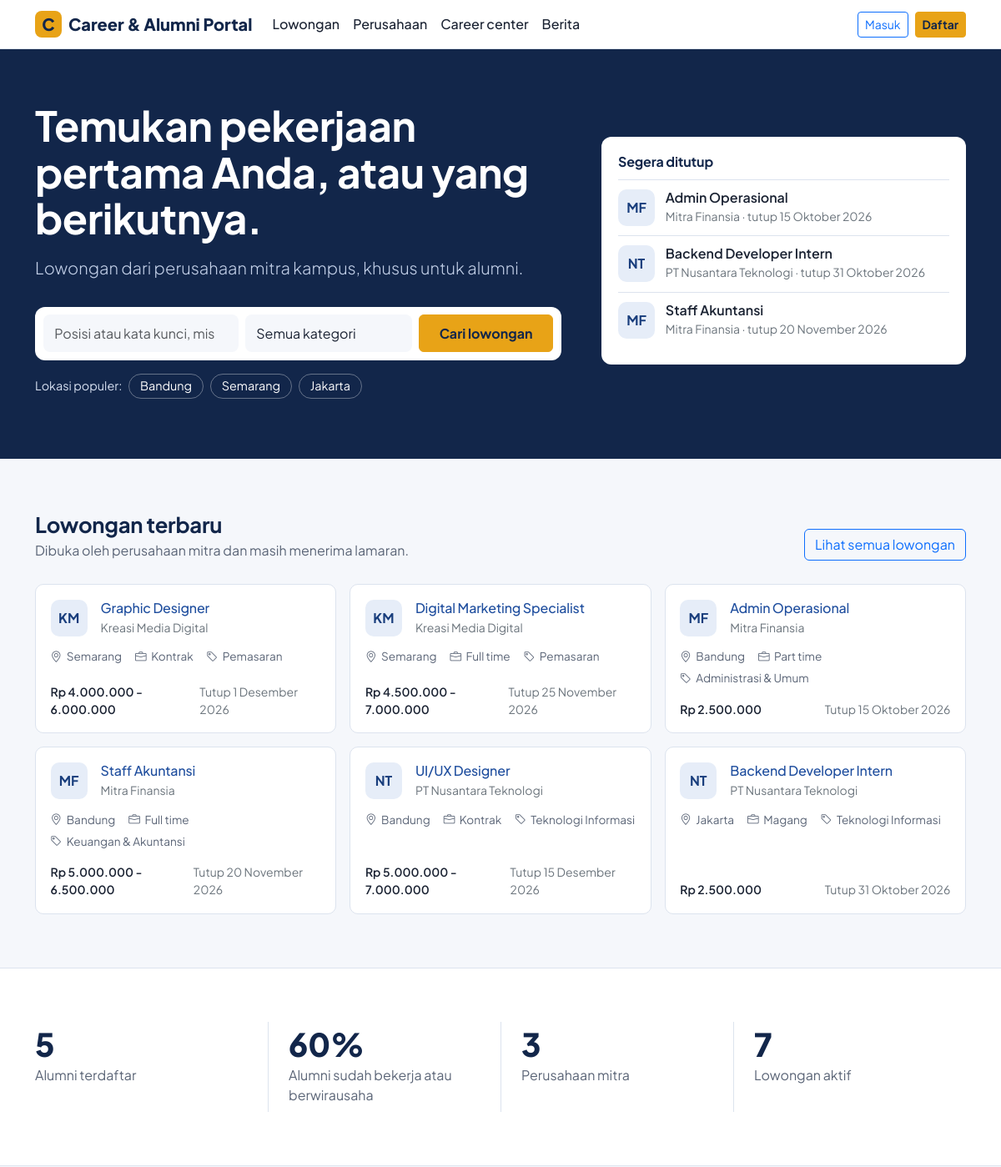
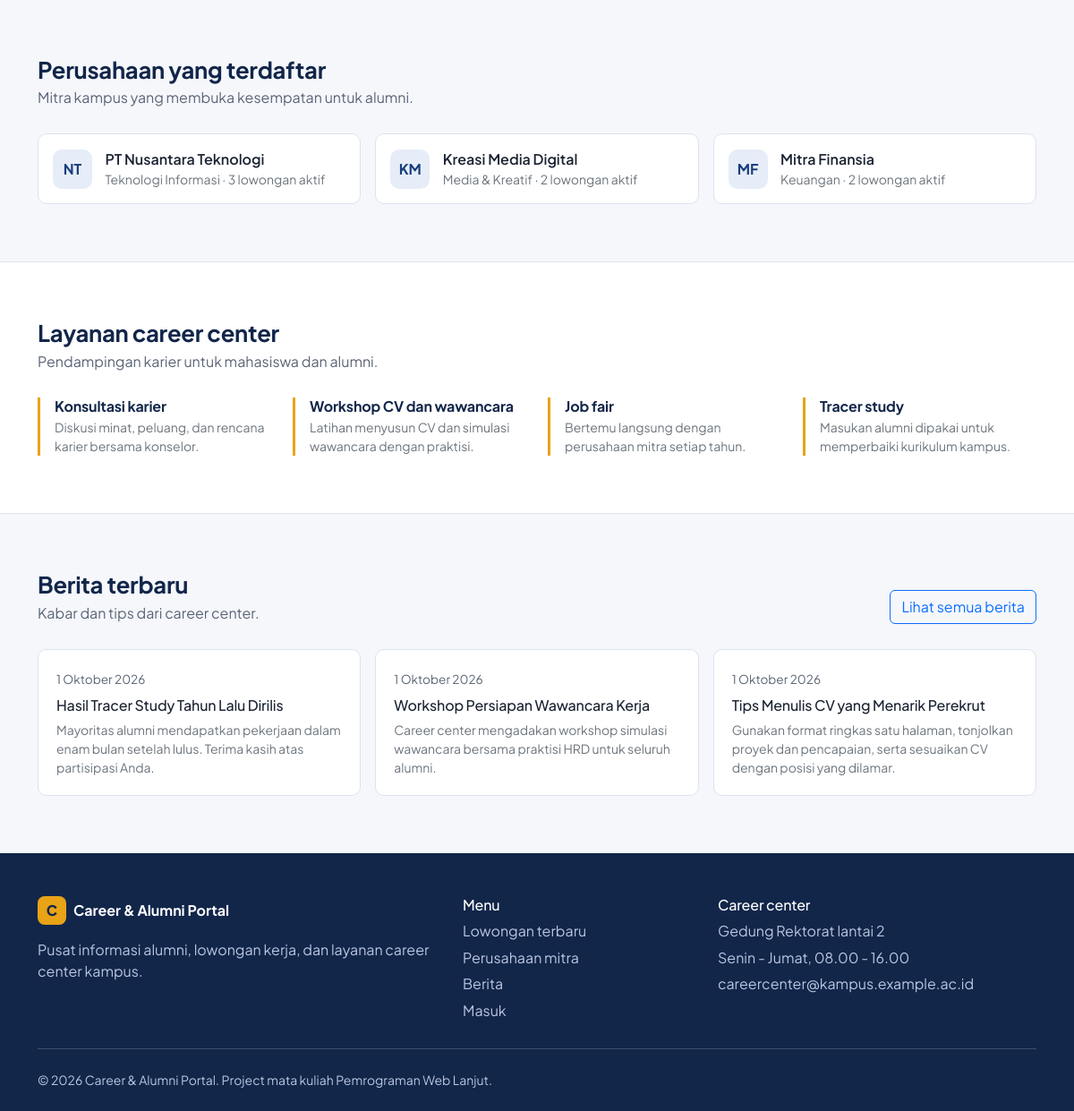
The page / on the database its author committed (2 pictures, top to bottom).
### tables this page shows
CREATE TABLE jobs (
  id INT UNSIGNED AUTO_INCREMENT PRIMARY KEY,
  company_id INT UNSIGNED NOT NULL,
  category_id INT UNSIGNED NOT NULL,
  title VARCHAR(150) NOT NULL,
  description TEXT NOT NULL,
  requirements TEXT NOT NULL,
  location VARCHAR(100) NOT NULL,
  job_type ENUM('full-time','part-time','internship','contract') NOT NULL,
  salary VARCHAR(100) NULL,
  deadline DATE NOT NULL,
  status ENUM('open','closed') NOT NULL DEFAULT 'open',
  created_at TIMESTAMP NOT NULL DEFAULT CURRENT_TIMESTAMP,
  updated_at TIMESTAMP NOT NULL DEFAULT CURRENT_TIMESTAMP ON UPDATE CURRENT_TIMESTAMP,
  CONSTRAINT fk_jobs_company FOREIGN KEY (company_id) REFERENCES companies(id) ON DELETE CASCADE,
  CONSTRAINT fk_jobs_category FOREIGN KEY (category_id) REFERENCES job_categories(id) ON DELETE RESTRICT,
  INDEX idx_jobs_location (location),
  INDEX idx_jobs_type (job_type),
  INDEX idx_jobs_status_deadline (status, deadline)
);

CREATE TABLE companies (
  id INT UNSIGNED AUTO_INCREMENT PRIMARY KEY,
  user_id INT UNSIGNED NOT NULL UNIQUE,
  name VARCHAR(150) NOT NULL,
  email VARCHAR(150) NULL,
  phone VARCHAR(20) NULL,
  address TEXT NULL,
  website VARCHAR(255) NULL,
  industry VARCHAR(100) NULL,
  description TEXT NULL,
  logo VARCHAR(255) NULL,
  created_at TIMESTAMP NOT NULL DEFAULT CURRENT_TIMESTAMP,
  updated_at TIMESTAMP NOT NULL DEFAULT CURRENT_TIMESTAMP ON UPDATE CURRENT_TIMESTAMP,
  CONSTRAINT fk_company_user FOREIGN KEY (user_id) REFERENCES users(id) ON DELETE CASCADE
);

CREATE TABLE job_categories (
  id INT UNSIGNED AUTO_INCREMENT PRIMARY KEY,
  name VARCHAR(100) NOT NULL UNIQUE,
  created_at TIMESTAMP NOT NULL DEFAULT CURRENT_TIMESTAMP,
  updated_at TIMESTAMP NOT NULL DEFAULT CURRENT_TIMESTAMP ON UPDATE CURRENT_TIMESTAMP
);

CREATE TABLE news (
  id INT UNSIGNED AUTO_INCREMENT PRIMARY KEY,
  author_id INT UNSIGNED NOT NULL,
  title VARCHAR(200) NOT NULL,
  slug VARCHAR(220) NOT NULL UNIQUE,
  content TEXT NOT NULL,
  image VARCHAR(255) NULL,
  status ENUM('draft','published') NOT NULL DEFAULT 'published',
  created_at TIMESTAMP NOT NULL DEFAULT CURRENT_TIMESTAMP,
  updated_at TIMESTAMP NOT NULL DEFAULT CURRENT_TIMESTAMP ON UPDATE CURRENT_TIMESTAMP,
  CONSTRAINT fk_news_author FOREIGN KEY (author_id) REFERENCES users(id) ON DELETE CASCADE,
  INDEX idx_news_status (status, created_at)
);

### config/database.php (called while the page is built, shortened)
<?php
function db(): PDO
{
    static $pdo = null;
    if ($pdo === null) {
        $dsn = 'mysql:host=' . DB_HOST . ';dbname=' . DB_NAME . ';charset=' . DB_CHARSET;
        try {
            $pdo = new PDO($dsn, DB_USER, DB_PASS, [
                PDO::ATTR_ERRMODE            => PDO::ERRMODE_EXCEPTION,
                PDO::ATTR_DEFAULT_FETCH_MODE => PDO::FETCH_ASSOC,
                PDO::ATTR_EMULATE_PREPARES   => false,
            ]);
        } catch (PDOException $e) {
            error_log('DB connection failed: ' . $e->getMessage());
            http_response_code(500);
            exit('Koneksi database gagal. Pastikan MySQL di XAMPP sudah berjalan, database sudah diimport, dan config/database.php sudah benar.');
        }
    }
    return $pdo;
}
function db_all(string $sql, array $params = []): array
{
    $stmt = db()->prepare($sql);
    $stmt->execute($params);
    return $stmt->fetchAll();
}
function db_scalar(string $sql, array $params = [])
{
    $stmt = db()->prepare($sql);
    $stmt->execute($params);
    return $stmt->fetchColumn();
}

### index.php (the view, shortened to what this page needs)
<?php
$activeJob = "j.status = 'open' AND j.deadline >= CURDATE()";
$jobSelect = "SELECT j.id, j.title, j.location, j.job_type, j.salary, j.deadline,
                     c.name AS company_name, c.logo AS company_logo, k.name AS category_name
              FROM jobs j
              JOIN companies c ON c.id = j.company_id
              JOIN job_categories k ON k.id = j.category_id
              WHERE $activeJob";
$stats = [
    'alumni'    => (int) db_scalar('SELECT COUNT(*) FROM alumni'),
    'working'   => (int) db_scalar("SELECT COUNT(*) FROM alumni WHERE employment_status IN ('bekerja','wirausaha')"),
    'companies' => (int) db_scalar('SELECT COUNT(*) FROM companies'),
    'jobs'      => (int) db_scalar("SELECT COUNT(*) FROM jobs j WHERE $activeJob"),
];
$latestJobs  = db_all($jobSelect . ' ORDER BY j.created_at DESC, j.id DESC LIMIT 6');
$closingJobs = db_all($jobSelect . ' ORDER BY j.deadline ASC LIMIT 3');
$locations   = db_all("SELECT j.location, COUNT(*) AS n FROM jobs j WHERE $activeJob GROUP BY j.location ORDER BY n DESC LIMIT 4");
$companies = db_all("SELECT c.id, c.name, c.logo, c.industry, COUNT(j.id) AS open_jobs
                     FROM companies c
                     LEFT JOIN jobs j ON j.company_id = c.id AND $activeJob
                     GROUP BY c.id, c.name, c.logo, c.industry
                     ORDER BY open_jobs DESC, c.name LIMIT 6");
$news = db_all("SELECT title, slug, content, created_at FROM news WHERE status = 'published' ORDER BY created_at DESC, id DESC LIMIT 3");
$workingPct = $stats['alumni'] > 0 ? round($stats['working'] / $stats['alumni'] * 100) : 0;
include __DIR__ . '/components/head.php';
include __DIR__ . '/components/navbar.php';
?>
<header class="hero">
  <div class="container">
    <div class="row g-5 align-items-center">
      <div class="col-lg-7">
        <h1>Temukan pekerjaan pertama Anda, atau yang berikutnya.</h1>
        <p class="lead mt-3 mb-0">Lowongan dari perusahaan mitra kampus, khusus untuk alumni.</p>
        <form class="search-box" action="<?= e(url('alumni/jobs.php')) ?>" method="get" role="search">
          <input type="search" class="form-control" name="q" placeholder="Posisi atau kata kunci, misalnya web developer" aria-label="Kata kunci lowongan">
          <select class="form-select" name="category" aria-label="Kategori">
            <option value="">Semua kategori</option>
          </select>
          <button type="submit" class="btn btn-accent px-4">Cari lowongan</button>
        </form>
        <?php if ($locations): ?>
          <div class="hero-chips">
            <span>Lokasi populer:</span>
            <?php foreach ($locations as $loc): ?>
              <a href="<?= e(url('alumni/jobs.php?location=' . urlencode($loc['location']))) ?>"><?= e($loc['location']) ?></a>
            <?php endforeach; ?>
          </div>
        <?php endif; ?>
      </div>
      <div class="col-lg-5">
        <div class="closing-panel">
          <h2>Segera ditutup</h2>
          <?php foreach ($closingJobs as $job): ?>
            <a class="closing-row" href="<?= e(url('alumni/job-detail.php?id=' . (int) $job['id'])) ?>">
              <?= avatar_html($job['company_name'], $job['company_logo'] ?? null) ?>
              <span class="min-w-0">
                <span class="closing-title d-block"><?= e($job['title']) ?></span>
                <span class="small text-secondary"><?= e($job['company_name']) ?> &middot; tutup <?= e(date_id($job['deadline'])) ?></span>
              </span>
            </a>
          <?php endforeach; ?>
        </div>
      </div>
    </div>
  </div>
</header>
<section class="section" id="lowongan">
  <div class="container">
    <div class="section-head">
      <div>
        <h2>Lowongan terbaru</h2>
        <p>Dibuka oleh perusahaan mitra dan masih menerima lamaran.</p>
      </div>
      <a class="btn btn-outline-primary" href="<?= e(url('alumni/jobs.php')) ?>">Lihat semua lowongan</a>
    </div>
    <?php if (!$latestJobs): ?>
      <div class="empty-state"><i class="bi bi-briefcase"></i>Belum ada lowongan yang dibuka.</div>
    <?php else: ?>
      <div class="row g-3">
        <?php foreach ($latestJobs as $job): ?>
          <div class="col-md-6 col-lg-4"><?= job_card($job) ?></div>
        <?php endforeach; ?>
      </div>
    <?php endif; ?>
  </div>
</section>
<section class="section section-alt" aria-label="Statistik">
  <div class="container">
    <div class="stat-band">
      <div><div class="num"><?= e($stats['alumni']) ?></div><div class="lbl">Alumni terdaftar</div></div>
      <div><div class="num"><?= e($workingPct) ?>%</div><div class="lbl">Alumni sudah bekerja atau berwirausaha</div></div>
      <div><div class="num"><?= e($stats['companies']) ?></div><div class="lbl">Perusahaan mitra</div></div>
      <div><div class="num"><?= e($stats['jobs']) ?></div><div class="lbl">Lowongan aktif</div></div>
    </div>
  </div>
</section>
<section class="section" id="perusahaan">
  <div class="container">
    <div class="section-head">
      <div>
        <h2>Perusahaan yang terdaftar</h2>
        <p>Mitra kampus yang membuka kesempatan untuk alumni.</p>
      </div>
    </div>
    <?php if (!$companies): ?>
      <div class="empty-state"><i class="bi bi-buildings"></i>Belum ada perusahaan terdaftar.</div>
    <?php else: ?>
      <div class="row g-3">
        <?php foreach ($companies as $co): ?>
          <div class="col-md-6 col-lg-4">
            <a class="company-tile text-decoration-none text-reset" href="<?= e(url('company/profile-view.php?id=' . (int) $co['id'])) ?>">
              <?= avatar_html($co['name'], $co['logo']) ?>
              <div class="min-w-0">
                <div class="fw-semibold"><?= e($co['name']) ?></div>
                <div class="small text-secondary"><?= e($co['industry'] ?: 'Industri belum diisi') ?> &middot; <?= (int) $co['open_jobs'] ?> lowongan aktif</div>
              </div>
            </a>
          </div>
        <?php endforeach; ?>
      </div>
    <?php endif; ?>
  </div>
</section>
<section class="section section-alt" id="career-center">
  <div class="container">
    <div class="section-head">
      <div>
        <h2>Layanan career center</h2>
        <p>Pendampingan karier untuk mahasiswa dan alumni.</p>
      </div>
    </div>
    <div class="row g-4">
      <div class="col-md-6 col-lg-3"><div class="service-item"><h3>Konsultasi karier</h3><p class="small text-secondary mb-0">Diskusi minat, peluang, dan rencana karier bersama konselor.</p></div></div>
      <div class="col-md-6 col-lg-3"><div class="service-item"><h3>Workshop CV dan wawancara</h3><p class="small text-secondary mb-0">Latihan menyusun CV dan simulasi wawancara dengan praktisi.</p></div></div>
      <div class="col-md-6 col-lg-3"><div class="service-item"><h3>Job fair</h3><p class="small text-secondary mb-0">Bertemu langsung dengan perusahaan mitra setiap tahun.</p></div></div>
      <div class="col-md-6 col-lg-3"><div class="service-item"><h3>Tracer study</h3><p class="small text-secondary mb-0">Masukan alumni dipakai untuk memperbaiki kurikulum kampus.</p></div></div>
    </div>
  </div>
</section>
<section class="section" id="berita">
  <div class="container">
    <div class="section-head">
      <div>
        <h2>Berita terbaru</h2>
        <p>Kabar dan tips dari career center.</p>
      </div>
      <a class="btn btn-outline-primary" href="<?= e(url('news.php')) ?>">Lihat semua berita</a>
    </div>
    <?php if (!$news): ?>
      <div class="empty-state"><i class="bi bi-newspaper"></i>Belum ada berita.</div>
    <?php else: ?>
      <div class="row g-3">
        <?php foreach ($news as $n): ?>
          <div class="col-md-6 col-lg-4">
            <a class="news-card d-block text-decoration-none text-reset h-100" href="<?= e(url('news-detail.php?slug=' . urlencode($n['slug']))) ?>">
              <time datetime="<?= e(substr($n['created_at'], 0, 10)) ?>"><?= e(date_id($n['created_at'])) ?></time>
              <h3 class="h6 mt-2"><?= e($n['title']) ?></h3>
              <p class="small text-secondary mb-0"><?= e(excerpt($n['content'], 130)) ?></p>
            </a>
          </div>
        <?php endforeach; ?>
      </div>
    <?php endif; ?>
  </div>
</section>
<?php
include __DIR__ . '/components/footer.php';
include __DIR__ . '/components/scripts.php';

### config/helpers.php (shortened to what this page needs)
<?php
function e($value): string
{
    return htmlspecialchars((string) $value, ENT_QUOTES | ENT_SUBSTITUTE, 'UTF-8');
}
function url(string $path = ''): string
{
    return BASE_URL . '/' . ltrim($path, '/');
}
function date_id(?string $date): string
{
    $ts = $date ? strtotime($date) : false;
    $bulan = ['Januari', 'Februari', 'Maret', 'April', 'Mei', 'Juni', 'Juli', 'Agustus', 'September', 'Oktober', 'November', 'Desember'];
    return date('j', $ts) . ' ' . $bulan[(int) date('n', $ts) - 1] . ' ' . date('Y', $ts);
}
function excerpt(?string $text, int $length = 110): string
{
    return mb_strimwidth(strip_tags((string) $text), 0, $length, '...', 'UTF-8');
}
function initials(string $name): string
{
    $name  = preg_replace('/^(PT|CV)\s+/i', '', trim($name));
    $parts = preg_split('/\s+/', $name, -1, PREG_SPLIT_NO_EMPTY);
    $out   = '';
    foreach (array_slice($parts, 0, 2) as $p) {
        $out .= mb_strtoupper(mb_substr($p, 0, 1));
    }
    return $out !== '' ? $out : '?';
}
function job_type_label(string $type): string
{
    $map = ['full-time' => 'Full time', 'part-time' => 'Part time', 'internship' => 'Magang', 'contract' => 'Kontrak'];
    return $map[$type] ?? $type;
}
function job_card(array $job): string
{
    $href = url('alumni/job-detail.php?id=' . (int) $job['id']);
    $html  = '<article class="job-card">';
    $html .= '<div class="d-flex gap-3 align-items-start">';
    $html .= avatar_html($job['company_name'], $job['company_logo'] ?? null);
    $html .= '<div class="min-w-0"><h3 class="h6 mb-1"><a class="stretched-link text-decoration-none" href="' . e($href) . '">' . e($job['title']) . '</a></h3>';
    $html .= '<div class="text-secondary small">' . e($job['company_name']) . '</div></div></div>';
    $html .= '<div class="job-meta">';
    $html .= '<span><i class="bi bi-geo-alt"></i> ' . e($job['location']) . '</span>';
    $html .= '<span><i class="bi bi-briefcase"></i> ' . e(job_type_label($job['job_type'])) . '</span>';
    $html .= '<span><i class="bi bi-tag"></i> ' . e($job['category_name']) . '</span></div>';
    $html .= '<div class="d-flex justify-content-between align-items-end mt-auto pt-3 small">';
    $html .= '<span class="fw-semibold">' . e($job['salary'] ?: 'Gaji dirahasiakan') . '</span>';
    $html .= '<span class="text-secondary">Tutup ' . e(date_id($job['deadline'])) . '</span></div>';
    $html .= '</article>';
    return $html;
}
function logo_url(?string $filename): ?string
{
    return null;
}
function avatar_html(string $name, ?string $logo = null, string $extra = ''): string
{
    $src = logo_url($logo);
    return '<span class="avatar-box ' . e($extra) . '">' . e(initials($name)) . '</span>';
}

### rows shown on the page
jobs: company.name "MF", title "Admin Operasional", company.name "Mitra Finansia", deadline "15 Oktober 2026", location "Bandung", job_type "Part time", category.name "Administrasi & Umum", salary "Rp 2.500.000"
jobs: company.name "NT", title "Backend Developer Intern", company.name "PT Nusantara Teknologi", deadline "31 Oktober 2026", location "Jakarta", job_type "Magang", category.name "Teknologi Informasi", salary "Rp 2.500.000"
jobs: company.name "MF", title "Staff Akuntansi", company.name "Mitra Finansia", deadline "20 November 2026", location "Bandung", job_type "Full time", category.name "Keuangan & Akuntansi", salary "Rp 5.000.000 - 6.500.000"
jobs: company.name "KM", title "Graphic Designer", company.name "Kreasi Media Digital", location "Semarang", job_type "Kontrak", category.name "Pemasaran", salary "Rp 4.000.000 - 6.000.000", deadline "1 Desember 2026"
jobs: company.name "KM", title "Digital Marketing Specialist", company.name "Kreasi Media Digital", location "Semarang", job_type "Full time", category.name "Pemasaran", salary "Rp 4.500.000 - 7.000.000", deadline "25 November 2026"
jobs: company.name "NT", title "UI/UX Designer", company.name "PT Nusantara Teknologi", location "Bandung", job_type "Kontrak", category.name "Teknologi Informasi", salary "Rp 5.000.000 - 7.000.000", deadline "15 Desember 2026"
companies: name "NT", name "PT Nusantara Teknologi", industry "Teknologi Informasi", open_jobs "3"
companies: name "KM", name "Kreasi Media Digital", industry "Media & Kreatif", open_jobs "2"
companies: name "MF", name "Mitra Finansia", industry "Keuangan", open_jobs "2"
news: created_at "1 Oktober 2026", title "Hasil Tracer Study Tahun Lalu Dirilis", content "Mayoritas alumni mendapatkan pekerjaan dalam enam bulan setelah lulus. Terima kasih atas partisipasi Anda."
news: created_at "1 Oktober 2026", title "Workshop Persiapan Wawancara Kerja", content "Career center mengadakan workshop simulasi wawancara bersama praktisi HRD untuk seluruh alumni."
news: created_at "1 Oktober 2026", title "Tips Menulis CV yang Menarik Perekrut", content "Gunakan format ringkas satu halaman, tonjolkan proyek dan pencapaian, serta sesuaikan CV dengan posisi yang dilamar."

### other values the page prints
APP_NAME "Career & Alumni Portal"
$loc['location'] "Bandung"
$loc['location'] "Semarang"
$loc['location'] "Jakarta"
$stats['alumni'] "5"
$workingPct "60"
$stats['companies'] "3"
$stats['jobs'] "7"
